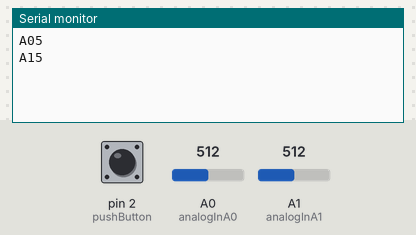
This sketch was run on a simulated Arduino Uno, built with avr-gcc and run on an emulated ATmega328P. On the bench: the last lines printed to the serial monitor. Inputs (shaded band) come from the test bench; at power-on: pin 2 (pushButton) HIGH, A0 (analogInA0) = 512, A1 (analogInA1) = 512.

Above: at 1.2 s.
1.3 s: pin 2 (pushButton) pulled LOW for 0.15 s
At 1.8 s:
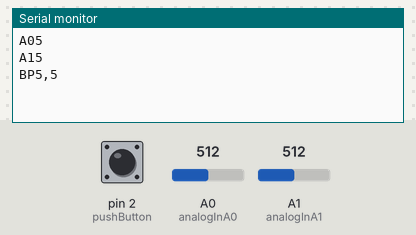
2.9 s: A0 (analogInA0) set to 716
At 4.1 s:
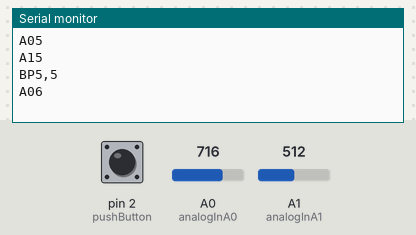
4.4 s: A1 (analogInA1) set to 716
At 5.4 s:
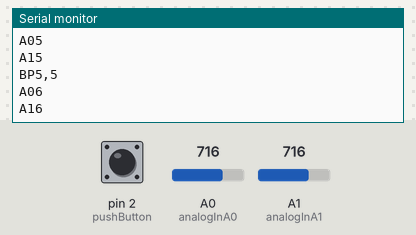
5.9 s: pin 2 (pushButton) pulled LOW for 1 s
At 6.5 s:
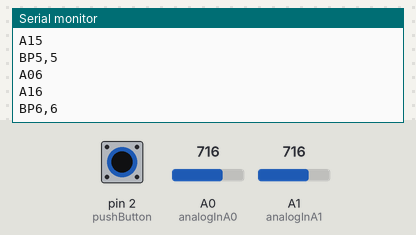
8.4 s: A0 (analogInA0) set to 900
At 9.6 s:
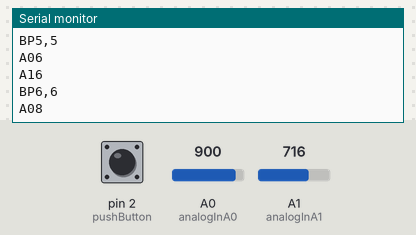
9.9 s: A1 (analogInA1) set to 900
At 10.7 s:
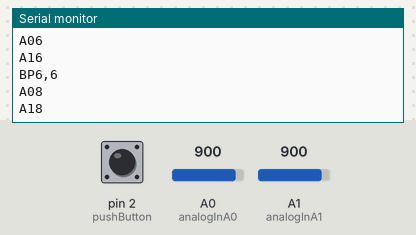
Timing chart, 0 to 12.4 s (numbered marks = the images above; inputs shaded):
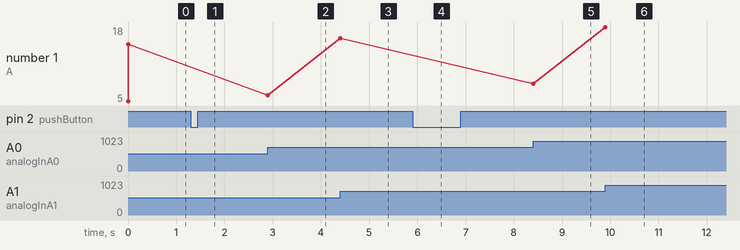

Measured:
- after the input at 1.3 s, the serial monitor: prints a new line at once (image 1)
- after the input at 2.9 s, the serial monitor: prints a new line at once (image 2)
- after the input at 4.4 s, the serial monitor: prints a new line at once (image 3)
- after the input at 5.9 s, the serial monitor: prints a new line at once (image 4)
- after the input at 8.4 s, the serial monitor: prints a new line at once (image 5)
- after the input at 9.9 s, the serial monitor: prints a new line at once (image 6)
- plotted number 1: 15 → 6 after the input at 2.9 s, 6 → 16 after the input at 4.4 s, 16 → 8 after the input at 8.4 s, 8 → 18 after the input at 9.9 s

The sketch:

Chapter_06.ino
```cpp
// Variables to hold reference to pin number for potentiometers and button
const int analogInA0 = A0;
const int analogInA1 = A1;
const int pushButton = 2;

// Holds state of button (0: up, 1: down)
bool lastButtonState = 0;

// Variables to hold current and last values of potentiometers
int a0Value = 0;
int a0LastValue = 0;
int a1Value = 0;
int a1LastValue = 0;

// Reference string for all the interactive components
String a0String = "A0";
String a1String = "A1";
String pushButtonString = "BP";


void setup() {
  Serial.begin(9600);
  pinMode(pushButton, INPUT_PULLUP);

}


void loop() {
  // Current state of the button
  int buttonStateUp = digitalRead(pushButton);

  // Current state of the potentiometers
  a0Value = analogRead(analogInA0);
  a1Value = analogRead(analogInA1);

  // Mapping potentiometer values
  a0Value = map(a0Value, 0, 1023, 0, 10);
  a1Value = map(a1Value, 0, 1023, 0, 10);

  // Sending potentiometer values to CheckValue function
  a0LastValue = CheckValue(a0Value, a0LastValue, a0String);
  a1LastValue = CheckValue(a1Value, a1LastValue, a1String);

  // If the last button state doesn't equal the current one
  if(lastButtonState != buttonStateUp){

    // The current one becomes the last button state
    lastButtonState = buttonStateUp;

    // If the button is not up (it is pressed)
    if(buttonStateUp == false){

      // Print out both potentiometer values
      Serial.println(pushButtonString + a0Value + "," + a1Value);
    }
  }

}

// Checks if current pot value doesn't equal last value then updates last value
int CheckValue(int aValue, int aLastValue, String aString){

  // If the current value doesn't equal the last value
  if(aValue != aLastValue){
    // Print out the current value and update the last value
    Serial.println(aString + aValue);
    aLastValue = aValue;
  }
  return aLastValue;
}
```
